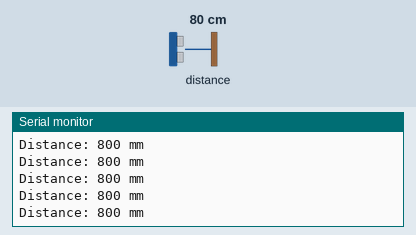
This sketch was run on a simulated Arduino Uno, built with avr-gcc and run on an emulated ATmega328P. On the bench: the last lines printed to the serial monitor. Inputs (shaded band) come from the test bench; at power-on: distance to the obstacle 80 cm.

Above: at 1.2 s.
1.3 s: distance to the obstacle set to 2 cm
At 1.49 s:
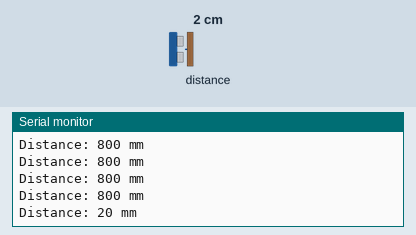
2.8 s: distance to the obstacle set to 4 cm
At 2.82 s:
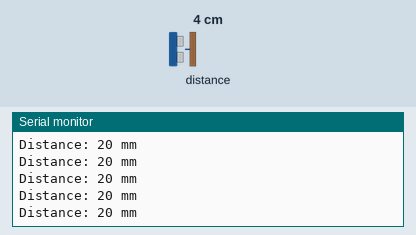
Timing chart, 0 to 5.8 s (numbered marks = the images above; inputs shaded):
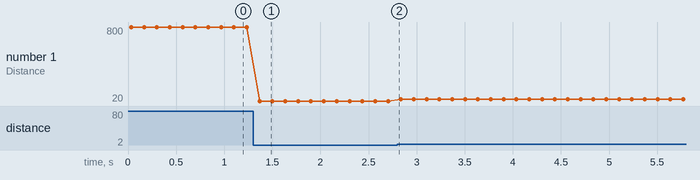

The sketch:

tof_sensor.ino
```cpp
/**
 * @file tof_sensor.ino
 * @brief VL53L1X Time-of-Flight sensor driver — FishDrone obstacle avoidance
 *
 * Reads distance from a single VL53L1X sensor over I²C and prints the result
 * to the Serial monitor at 115200 baud.
 *
 * Hardware:
 *   - STM32 Nucleo board (or compatible Arduino)
 *   - ST VL53L1 satellite board connected via I²C
 *
 * Wiring (see docs/wiring.md for full details):
 *   VL53L1 pin 1 (INT)    → A2
 *   VL53L1 pin 2 (SCL_I)  → D15 (SCL)  [4.7 kΩ pull-up to 3.3 V]
 *   VL53L1 pin 3 (XSDN_I) → A1
 *   VL53L1 pin 4 (SDA_I)  → D14 (SDA)  [4.7 kΩ pull-up to 3.3 V]
 *   VL53L1 pin 5 (VDD)    → 3V3
 *   VL53L1 pin 6 (GND)    → GND
 *
 * Library: VL53L1X by Pololu — install via Arduino Library Manager.
 *
 * For the multi-sensor setup (5× VL53L1X) see the VL53L1_Sat_HelloWorld
 * examples bundled with the X-NUCLEO-53L1A1 expansion board package.
 */

#include <Wire.h>
#include <VL53L1X.h>

VL53L1X sensor;

void setup() {
  Serial.begin(115200);
  Wire.begin();

  if (!sensor.init()) {
    Serial.println("Error: Could not initialise VL53L1X sensor!");
    while (1);
  }

  // Long mode supports distances up to ~4 m outdoors / 8 m in darkness.
  sensor.setDistanceMode(VL53L1X::Long);

  // Timing budget: longer = more accurate but slower (50 ms recommended).
  sensor.setMeasurementTimingBudget(50000);

  sensor.startContinuous();
}

void loop() {
  int distance = sensor.read();

  if (sensor.timeoutOccurred()) {
    Serial.println("Sensor timeout!");
  } else {
    Serial.print("Distance: ");
    Serial.print(distance);
    Serial.println(" mm");
  }

  delay(100);
}
```

Measured:
- after the input at 1.3 s, the serial monitor: prints a new line after 0.07 s (image 1)
- plotted number 1: 800 → 20 after the input at 1.3 s, 20 → 40 after the input at 2.8 s
